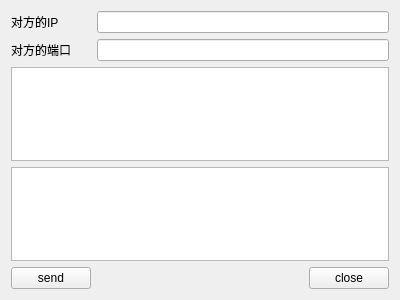
<?xml version="1.0" encoding="UTF-8"?>
<ui version="4.0">
 <class>Widget</class>
 <widget class="QWidget" name="Widget">
  <property name="geometry">
   <rect>
    <x>0</x>
    <y>0</y>
    <width>400</width>
    <height>300</height>
   </rect>
  </property>
  <property name="windowTitle">
   <string>Widget</string>
  </property>
  <layout class="QGridLayout" name="gridLayout">
   <item row="0" column="0">
    <widget class="QLabel" name="label">
     <property name="text">
      <string>对方的IP</string>
     </property>
    </widget>
   </item>
   <item row="0" column="1" colspan="2">
    <widget class="QLineEdit" name="lineEditIP"/>
   </item>
   <item row="1" column="0">
    <widget class="QLabel" name="label_2">
     <property name="text">
      <string>对方的端口</string>
     </property>
    </widget>
   </item>
   <item row="1" column="1" colspan="2">
    <widget class="QLineEdit" name="lineEditPort"/>
   </item>
   <item row="2" column="0" colspan="3">
    <widget class="QTextEdit" name="textEditRead">
     <property name="readOnly">
      <bool>true</bool>
     </property>
    </widget>
   </item>
   <item row="3" column="0" colspan="3">
    <widget class="QTextEdit" name="textEditWrite"/>
   </item>
   <item row="4" column="0">
    <widget class="QPushButton" name="buttonSend">
     <property name="text">
      <string>send</string>
     </property>
    </widget>
   </item>
   <item row="4" column="1">
    <spacer name="horizontalSpacer">
     <property name="orientation">
      <enum>Qt::Horizontal</enum>
     </property>
     <property name="sizeHint" stdset="0">
      <size>
       <width>201</width>
       <height>20</height>
      </size>
     </property>
    </spacer>
   </item>
   <item row="4" column="2">
    <widget class="QPushButton" name="buttonClose">
     <property name="text">
      <string>close</string>
     </property>
    </widget>
   </item>
  </layout>
 </widget>
 <layoutdefault spacing="6" margin="11"/>
 <resources/>
 <connections/>
</ui>
